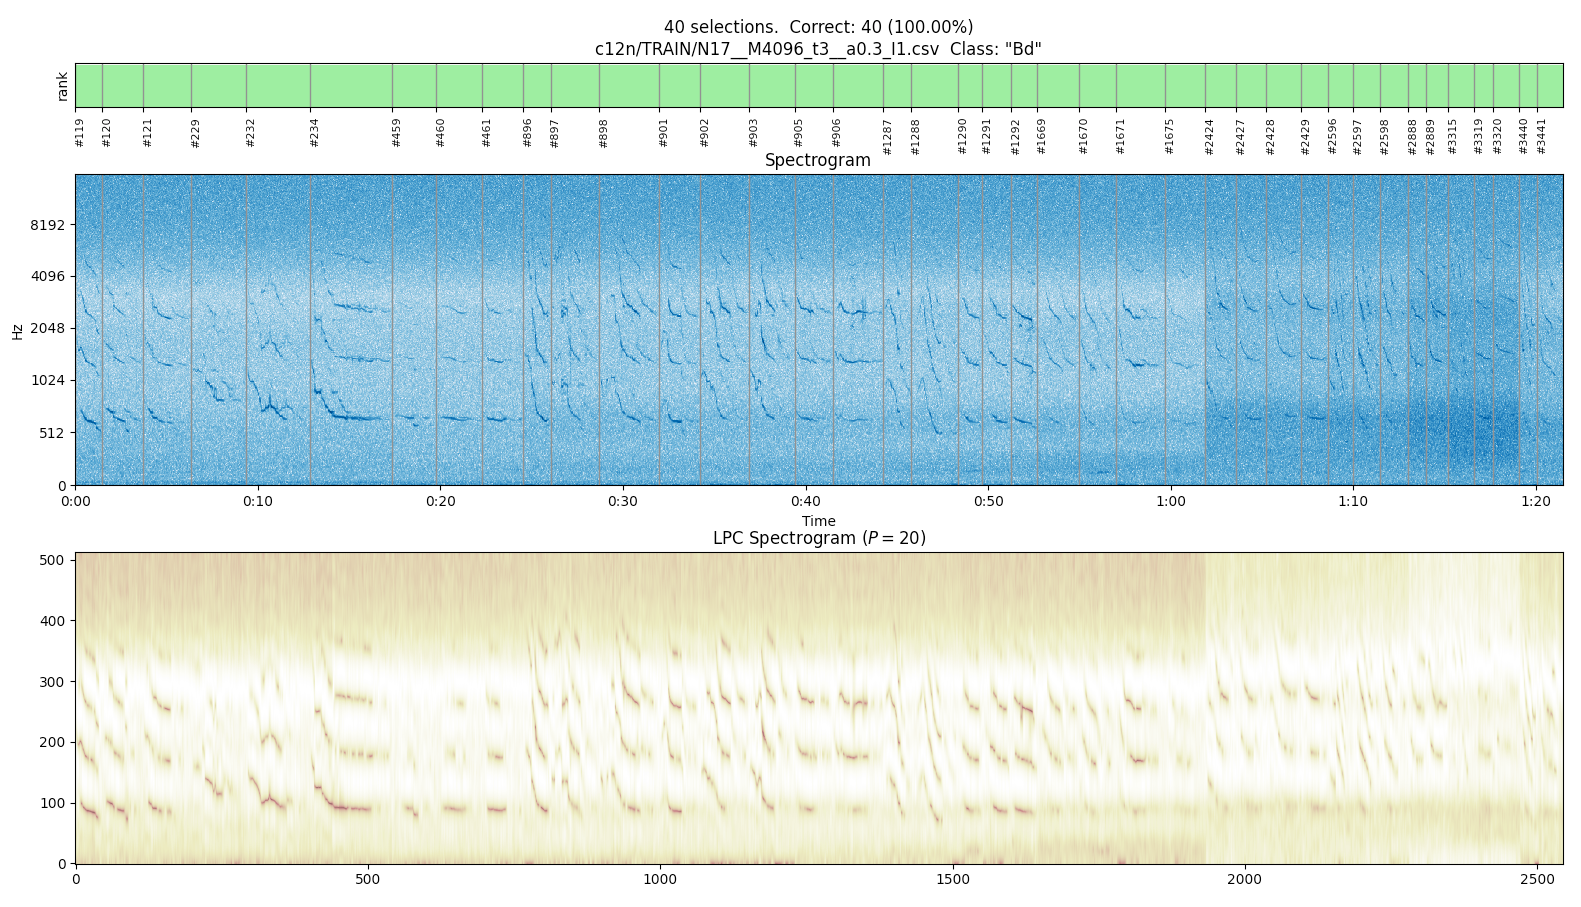

Here is the Python script that generated this plot:
#!/usr/bin/env python3.8
# coding=utf-8

import matplotlib.pyplot as plt
from matplotlib import gridspec

from ecoz2_misc import *


def get_times(selections_and_c12n, args) -> (np.array, np.array):
    elapsed_times = np.array([s.end_time_s - s.begin_time_s
                              for s, _ in selections_and_c12n])

    if args.concat:
        times = []
        for i in range(len(elapsed_times)):
            times.append(elapsed_times[0:i].sum())

    else:
        begin_times = np.array([s.begin_time_s for s, _ in selections_and_c12n])
        first_being_time = begin_times[0]
        times = begin_times - first_being_time

    return np.array(times), elapsed_times


def plot_vertical_lines(times, elapsed_times, args):
    for x in times:
        plt.axvline(x=x, c='gray', linewidth=1)

    if args.cover:
        # add right line for each selection
        right_times = np.add(times, elapsed_times)
        for x in right_times:
            plt.axvline(x=x, c='gray', linewidth=1)


def get_colors(ranks):
    color_map = ['lightgreen', 'lightblue', 'blue', 'yellow', 'orange', 'red']
    return [color_map[r - 1] if r <= len(color_map) else 'brown' for r in ranks]


def plot_classification(selections_and_c12n,
                        times: np.array,
                        elapsed_times: np.array,
                        duration_s,
                        ax,
                        args):
    # ax.xaxis.tick_top()
    # ax.xaxis.set_label_position('top')

    ranks = np.array([c.get('rank') for _, c in selections_and_c12n])
    print('ranks({}) = {}'.format(len(ranks), ranks))
    colors = get_colors(ranks)

    if args.concat:
        plt.xlim(xmin=0, xmax=elapsed_times.sum())
    else:
        plt.xlim(xmin=0, xmax=duration_s)

    max_rank = np.full((len(ranks)), ranks.max())
    bar_heights = max_rank - ranks + 1
    plt.bar(x=times, height=bar_heights, width=elapsed_times, color=colors, align='edge')

    def add_x_labels_and_vertical_lines():
        plt.xticks(times, rotation=90, ha='left', fontsize=10)

        # ax.set_xticklabels([])

        selection_numbers = [s.selection for s, _ in selections_and_c12n]
        r1s = np.array([c.get('r1') for _, c in selections_and_c12n])
        seq_class_names = np.array([c.get('seq_class_name') for _, c in selections_and_c12n])

        def label(selection_number, rank, r1, seq_class_name):
            if len(ranks) > 140:
                return ''

            prefix = ''
            if args.class_name:
                if rank == 1:
                    pass
                else:
                    # show winning class (r1):
                    prefix = '{}>{}'.format(r1, rank)
            else:
                if rank == 1:
                    # no specific class for the report, so show the sequence class:
                    prefix = '{}'.format(seq_class_name)
                else:
                    # show winning class (r1), and rank of the correct class for the sequence:
                    prefix = '{}>{}:{}'.format(r1, rank, seq_class_name)

            # last piece always `#<selection_number>`:
            return '{}#{}'.format(prefix, selection_number)

        ax.tick_params(axis='x', labelsize=8 if len(ranks) < 50 else 6)
        x_labels = [label(s, rank, r1, scn) for s, rank, r1, scn in zip(selection_numbers, ranks, r1s, seq_class_names)]
        ax.set_xticklabels(x_labels)

    if len(ranks) <= args.msfd:
        add_x_labels_and_vertical_lines()
    else:
        plt.xticks([])

    plt.ylabel('rank')
    plt.yticks([])


def do_plot(signal: Signal,
            signal_interval: SignalInterval,
            title: str,
            out_file: str or None,
            args,
            selections_and_c12n=None
            ):

    if args.concat or args.cover:
        fig = plt.figure(figsize=(12, 4))
    else:
        fig = plt.figure(figsize=(6, 4))

    times = None
    elapsed_times = None

    if selections_and_c12n:
        times, elapsed_times = get_times(selections_and_c12n, args)
        # print('times({}) = {}'.format(len(times), times))
        # print('elapsed_times({}) = {}'.format(len(elapsed_times), elapsed_times))

        if args.lpc:
            gs = gridspec.GridSpec(3, 1, height_ratios=[1, 7, 7])
        else:
            gs = gridspec.GridSpec(2, 1, height_ratios=[1, 7])

    else:
        gs = gridspec.GridSpec(1, 1)

    index = 0

    if selections_and_c12n:
        ax = plt.subplot(gs[index])
        index += 1
        plot_classification(selections_and_c12n,
                            times,
                            elapsed_times,
                            signal_interval.duration_s,
                            ax,
                            args)

        if len(times) <= args.msfd:
            plot_vertical_lines(times, elapsed_times, args)

        plt.title(title)

    ax = plt.subplot(gs[index])
    index += 1

    plot_spectrogram(signal_interval.interval, signal.sample_rate, ax, cmap=args.cmap)
    if len(times) <= args.msfd:
        plot_vertical_lines(times, elapsed_times, args)
    plt.title('Spectrogram')

    if args.lpc:
        ax = plt.subplot(gs[index])
        index += 1
        plot_lpc_spectrogram(signal_interval.interval, signal.sample_rate, args.lpc, ax, cmap=args.cmap)
        plt.title('LPC Spectrogram ($P = {}$)'.format(args.lpc))
        # TODO plot_vertical_lines

    if selections_and_c12n is None:
        plt.title(title)

    plt.tight_layout()
    plt.subplots_adjust(hspace=0.3)
    plt.show()
    if out_file:
        print('Saving {}'.format(out_file))
        fig.savefig(out_file, dpi=120)


def dispatch_selection(signal: Signal,
                       interval: np.ndarray,
                       c12n_row: pd.core.series.Series,
                       selection: Selection,
                       args):
    seq_class_name = c12n_row.get('seq_class_name')
    seq_filename = c12n_row.get('seq_filename')
    rank = c12n_row.get('rank')

    title = 'Selection number: {}'.format(selection.selection)
    title += '\n{}: "{}"  Rank: {}'.format(seq_filename, seq_class_name, rank)
    if rank > 1:
        ranked_models = ['{}:{}'.format(r, c12n_row.get('r{}'.format(r))) for r in range(1, rank + 1)]
        title += '\nRanked models: {}'.format(', '.join(ranked_models))

    out_file = None
    if args.out_prefix:
        out_file = '%sc12n_%s.png' % (
            args.out_prefix, selection.selection)

    # FIXME interval is now signal_interval: SignalInterval
    do_plot(signal,
            interval,
            title,
            out_file,
            args
            )


def dispatch_individual_selections(signal: Signal,
                                   segments_df: pd.DataFrame,
                                   c12n: pd.DataFrame,
                                   args):
    for i, c12n_row in c12n.iterrows():
        selection_number = extract_selection_number(c12n_row, 'seq_filename')
        if selection_number < 0:
            continue

        rank = c12n_row.get('rank')
        if args.rank is not None and int(args.rank) != rank:
            continue

        seq_class_name = c12n_row.get('seq_class_name')
        if args.class_name is not None and args.class_name != seq_class_name:
            continue

        seq_filename = c12n_row.seq_filename
        correct = c12n_row.correct
        print(" {:3} {} sel={} '{}' => {} {}".format(
            i, seq_filename, selection_number, seq_class_name,
            correct, rank))

        selection = get_selection(segments_df, selection_number)
        print('selection = {}'.format(selection))

        if selection:
            interval = get_signal_interval_from_selection(signal, selection)
            if interval is not None:
                dispatch_selection(signal, interval, c12n_row, selection, args)


def get_title_for_c12n(selections_and_c12n,
                       args):
    num_selections = len(selections_and_c12n)

    num_correct = 0
    for s, c in selections_and_c12n:
        rank = c.get('rank')
        if rank == 1:
          num_correct += 1

    title_lines = [
        '{} selections.  Correct: {} ({:.2f}%)'.format(
          num_selections,
          num_correct,
          float(num_correct) * 100. / num_selections,
        ),
        '{}{}{}'.format(args.c12n,
                        '  Class: "{}"'.format(args.class_name) if args.class_name else '',
                        '  Rank: {}'.format(args.rank) if args.rank else '',
                        ),
    ]
    return '\n'.join(title_lines)


def concatenate_selections(signal: Signal,
                           selections_and_c12n
                           ) -> np.array:
    intervals = [get_signal_interval_from_selection(signal, s) for s, _ in selections_and_c12n]
    concatenated = np.concatenate(intervals)
    print('concatenated signal: {} samples'.format(len(concatenated)))
    return SignalInterval(concatenated, 0, 0)  # FIXME


# get signal interval from min to max selections but restricted by
# args.delta_begin_seconds and args.max_seconds as indicated
def cover_min_max_selections(signal: Signal,
                             selections_and_c12n,
                             args
                             ) -> (any, SignalInterval):

    begin_time_s = selections_and_c12n[0][0].begin_time_s + float(args.delta_begin_seconds)

    max_seconds = float(args.max_seconds)

    end_time_s = begin_time_s + max_seconds

    min_selection = None
    max_selection = None
    selected = []
    for s, c in selections_and_c12n:
        if s.begin_time_s < begin_time_s:
            continue

        if s.end_time_s > end_time_s:
            continue

        if min_selection is None or min_selection.selection > s.selection:
            min_selection = s
        if max_selection is None or max_selection.selection < s.selection:
            max_selection = s

        selected.append((s, c))

    print('min_selection = {}'.format(min_selection))
    print('max_selection = {}'.format(max_selection))
    print('num_selections = {}'.format(len(selected)))
    tot_duration_s = max_selection.end_time_s - min_selection.begin_time_s
    print('tot_duration_s = {}'.format(tot_duration_s))

    signal_interval = get_signal_interval_for_min_max_selections(signal,
                                                                 min_selection,
                                                                 max_selection,
                                                                 max_seconds)

    return selected, signal_interval


def dispatch_aggregate_selections(signal: Signal,
                                  segments_df: pd.DataFrame,
                                  c12n: pd.DataFrame,
                                  args):

    # get these only by filtering for rank and class name (if any)
    selections_and_c12n = get_selections_and_c12n(segments_df, c12n,
                                                  desired_rank=args.rank,
                                                  desired_class_name=args.class_name
                                                  )
    if not len(selections_and_c12n):
        print('No selections')
        return

    out_file = None
    class_str = '_{}'.format(args.class_name) if args.class_name else ''
    if args.concat:
        # TODO apply args.max_seconds also in this case.
        signal_interval = concatenate_selections(signal, selections_and_c12n)
        if args.out_prefix:
            out_file = '{}c12n_concat{}.png'.format(args.out_prefix, class_str)

    else:
        selections_and_c12n, signal_interval = cover_min_max_selections(signal, selections_and_c12n, args)
        if args.out_prefix:
            out_file = '{}c12n_cover{}.png'.format(args.out_prefix, class_str)

    print('interval with {} samples'.format(len(signal_interval.interval)))

    title = get_title_for_c12n(selections_and_c12n, args)

    do_plot(signal,
            signal_interval,
            title,
            out_file,
            args,
            selections_and_c12n
            )


def parse_args():
    import argparse

    parser = argparse.ArgumentParser(
        description='Plot classification results',
        formatter_class=argparse.RawTextHelpFormatter
    )

    parser.add_argument('--signal', metavar='wav',
                        help='Associated sound file (spectrogram of which is shown).')

    parser.add_argument('--lpc', type=int, metavar='P',
                        help='Order of prediction to display LPC spectra')

    parser.add_argument('--cmap', type=str, metavar='cm',
                        help='Name of color map for spectra')

    parser.add_argument('--delta-begin-seconds', metavar='secs', default=0,
                        help='Increment from first selection time to visualize (default, 0).')

    parser.add_argument('--max-seconds', metavar='secs', default=3 * 60,
                        help='Max seconds to visualize (default, 3min).')

    parser.add_argument('--concat', default=False, action='store_const',
                        const=True,
                        help='Concatenate given selections all together')

    parser.add_argument('--cover', default=False, action='store_const',
                        const=True,
                        help='Show interval covered by the selections')

    parser.add_argument('--segments', required=True, metavar='file',
                        help='CSV file with segments.')

    parser.add_argument('--c12n', required=True, metavar='file',
                        help='CSV file with classification results.')

    parser.add_argument('--rank', metavar='rank',
                        help='Only dispatch given rank')

    parser.add_argument('--class', dest='class_name', metavar='name',
                        help='Only dispatch given class')

    parser.add_argument('--msfd', default=100, metavar='number',
                        help='Maximum number of selections for detailed plot (default 100)')

    parser.add_argument('--out-prefix', metavar='prefix',
                        help='Prefix to name output plot file.')

    args = parser.parse_args()

    return args


def main(args):
    signal = load_signal(args.signal)
    show_signal(signal)

    segments_df = load_csv(args.segments, sep='\t')
    c12n = load_csv(args.c12n)

    if args.concat or args.cover:
        dispatch_aggregate_selections(signal, segments_df, c12n, args)

    else:
        dispatch_individual_selections(signal, segments_df, c12n, args)


if __name__ == "__main__":
    # print('ARGS = {}'.format(args))
    main(parse_args())
